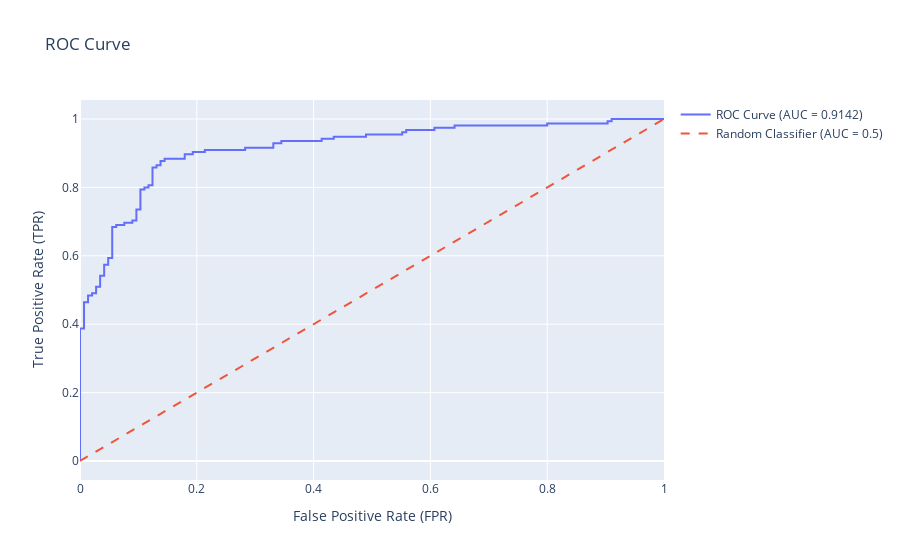

This figure's notebook cell:
### Code cell
# ROC Curve 시각화 (Plotly)
fig = go.Figure()
# ROC Curve
fig.add_trace(go.Scatter(x=fpr, y=tpr,
                         mode='lines',
                         name=f'ROC Curve (AUC = {auc_score:.4f})'))
# Random Classifier Line
fig.add_trace(go.Scatter(x=[0, 1], y=[0, 1],
                         mode='lines',
                         name='Random Classifier (AUC = 0.5)',
                         line=dict(dash='dash')))
fig.update_layout(title='ROC Curve',
                  xaxis_title='False Positive Rate (FPR)',
                  yaxis_title='True Positive Rate (TPR)')
fig.show()

print(f"모델의 AUC 점수: {auc_score:.4f}")

### Figure 1 — Plotly figure (JSON) as saved in the notebook; plotly's stock layout.template omitted (floating-point values rounded to 4 significant figures)
{"data": [{"mode": "lines", "name": "ROC Curve (AUC = 0.9142)", "type": "scatter", "x": [0.0, 0.0, 0.0, 0.006897, 0.006897, 0.01379, 0.01379, 0.02069, 0.02069, 0.02759, 0.02759, 0.03448, 0.03448, 0.04138, 0.04138, 0.04828, 0.04828, 0.05517, 0.05517, 0.06207, 0.06207, 0.07586, 0.07586, 0.08966, 0.08966, 0.09655, 0.09655, 0.1034, 0.1034, 0.1103, 0.1103, 0.1172, 0.1172, 0.1241, 0.1241, 0.131, 0.131, 0.1379, 0.1379, 0.1448, 0.1448, 0.1793, 0.1793, 0.1931, 0.1931, 0.2138, 0.2138, 0.2828, 0.2828, 0.331, 0.331, 0.3448, 0.3448, 0.4138, 0.4138, 0.4345, 0.4345, 0.4897, 0.4897, 0.5517, 0.5517, 0.5586, 0.5586, 0.6069, 0.6069, 0.6414, 0.6414, 0.8, 0.8, 0.9034, 0.9034, 0.9103, 0.9103, 1.0], "y": [0.0, 0.006452, 0.3871, 0.3871, 0.4645, 0.4645, 0.4839, 0.4839, 0.4903, 0.4903, 0.5097, 0.5097, 0.5419, 0.5419, 0.5742, 0.5742, 0.5935, 0.5935, 0.6839, 0.6839, 0.6903, 0.6903, 0.6968, 0.6968, 0.7032, 0.7032, 0.7355, 0.7355, 0.7935, 0.7935, 0.8, 0.8, 0.8065, 0.8065, 0.8581, 0.8581, 0.8645, 0.8645, 0.8774, 0.8774, 0.8839, 0.8839, 0.8968, 0.8968, 0.9032, 0.9032, 0.9097, 0.9097, 0.9161, 0.9161, 0.929, 0.929, 0.9355, 0.9355, 0.9419, 0.9419, 0.9484, 0.9484, 0.9548, 0.9548, 0.9613, 0.9613, 0.9677, 0.9677, 0.9742, 0.9742, 0.9806, 0.9806, 0.9871, 0.9871, 0.9935, 0.9935, 1.0, 1.0]}, {"line": {"dash": "dash"}, "mode": "lines", "name": "Random Classifier (AUC = 0.5)", "type": "scatter", "x": [0, 1], "y": [0, 1]}], "layout": {"title": {"text": "ROC Curve"}, "xaxis": {"title": {"text": "False Positive Rate (FPR)"}}, "yaxis": {"title": {"text": "True Positive Rate (TPR)"}}}}
